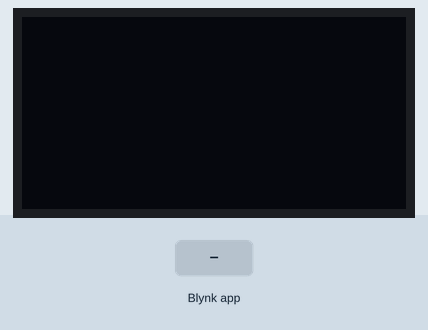
This sketch was run on a simulated ESP8266 (Wemos D1 mini). On the bench: 128×64 one-colour display. The test bench sets the inputs (shaded band).

Above: at 3.1 s.
3.2 s: Blynk app writes 1 to V0
At 3.6 s:
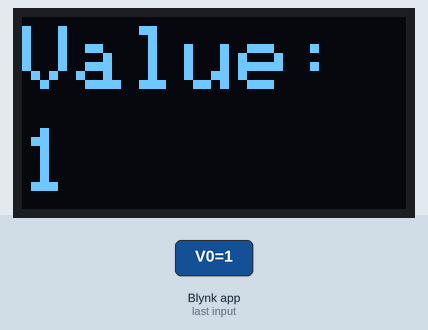
4.7 s: Blynk app writes 0 to V0
At 5.9 s:
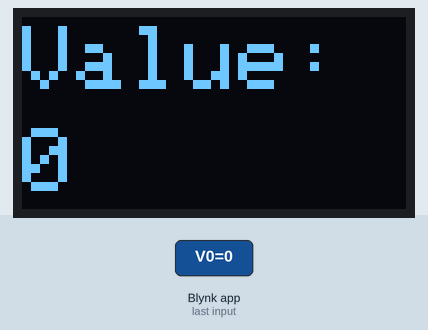
6.2 s: Blynk app writes 200 to V0
At 7.0 s:
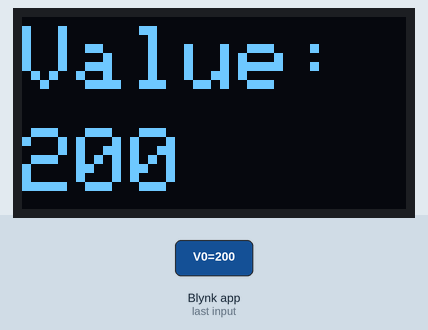
Timing chart, 0 to 9.2 s (numbered marks = the images above; inputs shaded):
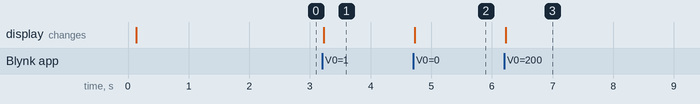

The sketch:

Edgent_SimpleValuesOLED.ino
```cpp
// (licence header left out)
/* Fill in information from your Blynk Template here */
/* Read more: https://bit.ly/BlynkInject */
#define BLYNK_TEMPLATE_ID "TMPL3PHrBZhzU"
#define BLYNK_TEMPLATE_NAME "Values"

#define BLYNK_FIRMWARE_VERSION        "0.1.0"

#define BLYNK_PRINT Serial
//#define BLYNK_DEBUG

#define APP_DEBUG

// Uncomment your board, or configure a custom board in Settings.h
//#define USE_SPARKFUN_BLYNK_BOARD
//#define USE_NODE_MCU_BOARD
//#define USE_WITTY_CLOUD_BOARD
//#define USE_WEMOS_D1_MINI

#include "BlynkEdgent.h"
#include <SPI.h>
#include <Wire.h>
#include <Adafruit_GFX.h>
#include <Adafruit_SSD1306.h>

#define SCREEN_WIDTH 128 // OLED display width, in pixels
#define SCREEN_HEIGHT 64 // OLED display height, in pixels

// Declaration for SSD1306 display connected using I2C
#define OLED_RESET     -1 // Reset pin # (or -1 if sharing Arduino reset pin)
#define SCREEN_ADDRESS 0x3C
Adafruit_SSD1306 display(SCREEN_WIDTH, SCREEN_HEIGHT, &Wire, OLED_RESET);

int val;

void setup()
{
  Serial.begin(115200);
  delay(100);

  // initialize the OLED object
  if(!display.begin(SSD1306_SWITCHCAPVCC, SCREEN_ADDRESS)) {
    Serial.println(F("SSD1306 allocation failed"));
    for(;;); // Don't proceed, loop forever
  }

  BlynkEdgent.begin();
}

void loop() {
  BlynkEdgent.run();
}

BLYNK_WRITE(V0) {
  val =  param.asInt();
  // Clear the buffer.
  display.clearDisplay();
  // Display Text
  display.setTextSize(3);
  display.setTextColor(WHITE);
  display.setCursor(0, 3);
  display.println("Value: ");
  display.setCursor(0, 37);
  display.println(val);
  display.display();
  delay(100);
}
```

Measured:
- after the input at 3.2 s, the display: changes at once (image 1)
- after the input at 4.7 s, the display: changes at once (image 2)
- after the input at 6.2 s, the display: changes at once (image 3)
